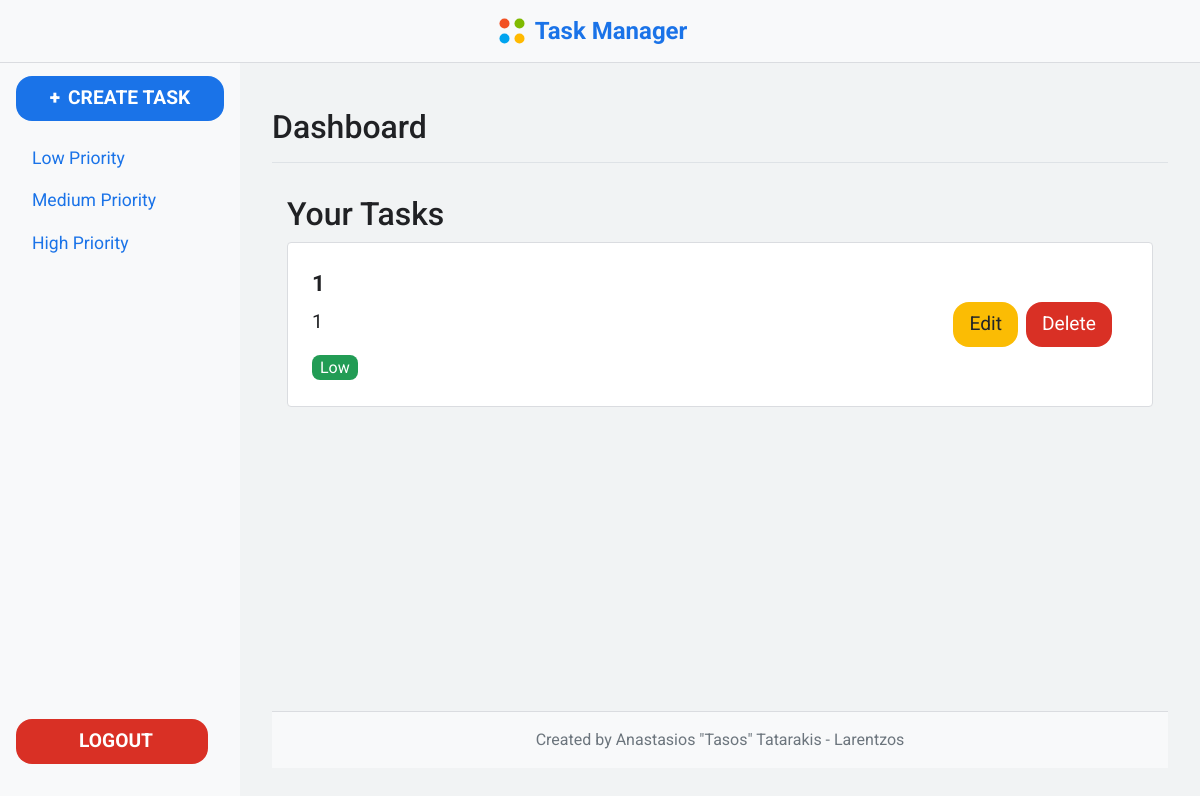
/tasks (signed in), run on an earlier commit of the app's database.
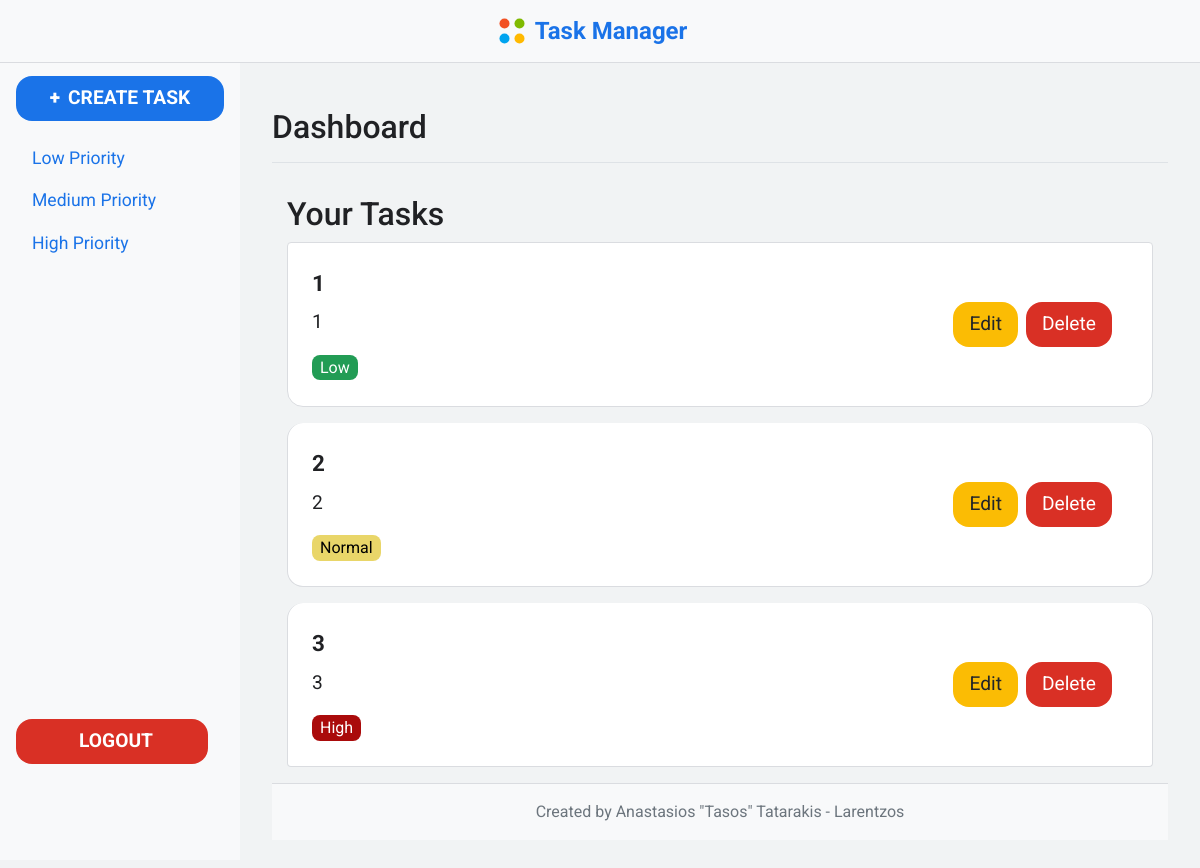
And on a later commit of the database.
### models/task.py (models this page shows)
class Task(db.Model):
    id = db.Column(db.Integer, primary_key=True)
    title = db.Column(db.String(100), nullable=False)
    description = db.Column(db.Text, nullable=True)
    priority = db.Column(db.String(50), nullable=False, default='Normal')
    user_id = db.Column(db.Integer, db.ForeignKey('user.id'), nullable=False)

### routes/task_routes.py (the view, shortened to what this page needs)
@task_routes.route('/tasks', methods=['GET', 'POST'])
@login_required
def tasks():
    form = TaskForm()
    sort_by = request.args.get('sort_by', 'date')
    order = request.args.get('order', 'asc')
    priority = request.args.get('priority', None)
    query = Task.query.filter_by(user_id=current_user.id)
    if priority:
        query = query.filter_by(priority=priority)
    if sort_by == 'priority':
        if order == 'asc':
            query = query.order_by(Task.priority.asc())
        else:
            query = query.order_by(Task.priority.desc())
    else:  # Default is sorting by date
        if order == 'asc':
            query = query.order_by(Task.id.asc())
        else:
            query = query.order_by(Task.id.desc())
    tasks = query.all()
    return render_template('tasks.html', tasks=tasks, form=form)

### app.py (called while the page is built)
@login_manager.user_loader
def load_user(user_id):
    return User.query.get(int(user_id))

### templates/tasks.html
{% extends "base.html" %} {% block content %}
<div class="container-fluid">
  <h2>Your Tasks</h2>
  <ul class="list-group">
    {% for task in tasks %}
    <li
      class="list-group-item d-flex justify-content-between align-items-center"
    >
      <div>
        <strong>{{ task.title }}</strong>
        <p>{{ task.description }}</p>
        <span class="priority-{{ task.priority|lower }}"
          >{{ task.priority }}</span
        >
      </div>
      <div class="d-flex">
        <a
          href="{{ url_for('task.update_task', task_id=task.id) }}"
          class="btn btn-warning"
          >Edit</a
        >
        <a
          href="{{ url_for('task.delete_task', task_id=task.id) }}"
          class="btn btn-danger ml-2"
          >Delete</a
        >
      </div>
    </li>
    {% else %}
    <li class="list-group-item">
      <div class="alert alert-info" role="alert">No tasks available.</div>
    </li>
    {% endfor %}
  </ul>
</div>
{% endblock %}

### templates/base.html (shortened to what this page needs)
<!DOCTYPE html>
<html lang="en">
  <head>
    <link
      href="https://maxcdn.bootstrapcdn.com/bootstrap/4.5.2/css/bootstrap.min.css"
      rel="stylesheet"
    />
    <link
      rel="stylesheet"
      href="{{ url_for('static', filename='css/base.css') }}"
    />
    <link
      rel="stylesheet"
      href="{{ url_for('static', filename='css/navbar.css') }}"
    />
    <link
      rel="stylesheet"
      href="{{ url_for('static', filename='css/sidebar.css') }}"
    />
    <link
      rel="stylesheet"
      href="{{ url_for('static', filename='css/main_content.css') }}"
    />
    <link
      rel="stylesheet"
      href="{{ url_for('static', filename='css/footer.css') }}"
    />
  </head>
  <body>
    <nav class="navbar navbar-expand-lg navbar-light bg-light">
      <a class="navbar-brand" href="{{ url_for('task.tasks') }}">
        <img
          src="{{ url_for('static', filename='logo.svg') }}"
          alt="Task Manager Logo"
          width="30"
          height="30"
        />
        Task Manager
      </a>
    </nav>
    <div class="wrapper d-flex">
      {% if current_user.is_authenticated %}
      <div id="sidebar" class="bg-light">{% include 'sidebar.html' %}</div>
      {% endif %}
      <main id="main-content" class="flex-grow-1">
        <div
          class="d-flex justify-content-between flex-wrap flex-md-nowrap align-items-center pt-3 pb-2 mb-3 border-bottom"
        >
          <h1 class="h2">Dashboard</h1>
        </div>
        {% block content %}{% endblock %} {% include 'footer.html' %}
      </main>
    </div>
  </body>
</html>

### templates/sidebar.html
<div class="sidebar-sticky d-flex flex-column h-100">
  <ul class="nav flex-column flex-grow-1">
    <li class="nav-item text-center mb-3">
      <a
        class="btn btn-primary create-task-btn"
        href="#"
        data-toggle="modal"
        data-target="#createTaskModal"
      >
        <strong>+</strong> CREATE TASK
      </a>
    </li>
    <li class="nav-item">
      <a class="nav-link" href="{{ url_for('task.tasks', priority='Low') }}"
        >Low Priority</a
      >
    </li>
    <li class="nav-item">
      <a class="nav-link" href="{{ url_for('task.tasks', priority='Normal') }}"
        >Medium Priority</a
      >
    </li>
    <li class="nav-item">
      <a class="nav-link" href="{{ url_for('task.tasks', priority='High') }}"
        >High Priority</a
      >
    </li>
  </ul>
  <div class="text-center mb-3 mt-auto">
    <a class="btn btn-danger logout-btn" href="{{ url_for('auth.logout') }}">
      <span>LOGOUT</span>
    </a>
  </div>
</div>

### templates/footer.html
<footer class="footer mt-auto py-3 bg-light">
  <div class="container">
    <span class="text-muted"
      >Created by Anastasios "Tasos" Tatarakis - Larentzos</span
    >
  </div>
</footer>

### static/CSS/base.css (style rules this page uses)
body { background-color: #f1f3f4; font-family: "Roboto", sans-serif; color: #202124; margin: 0; padding: 0; display: flex; flex-direction: column; min-height: 100vh; }
.wrapper { display: flex; flex: 1; margin-top: 60px; }

### static/CSS/navbar.css (style rules this page uses)
.navbar { background-color: #fff; border-bottom: 1px solid #dadce0; position: fixed; width: 100%; z-index: 1000; display: flex; justify-content: center; align-items: center; }
.navbar-brand { font-size: 1.5rem; font-weight: bold; color: #1a73e8 !important; display: flex; align-items: center; }
.navbar-brand img { margin-right: 0.5rem; }

### static/CSS/sidebar.css (style rules this page uses)
#sidebar { height: 100vh; position: fixed; width: 20%; background-color: #f8f9fa; padding: 1rem; display: flex; flex-direction: column; overflow-y: auto; transition: transform 0.3s ease; }
#sidebar .nav-link { font-size: 1.1rem; color: #333; }
.create-task-btn { font-size: 1.1rem; font-weight: bold; width: 100%; background-color: #1a73e8; color: white; text-align: center; padding: 0.5rem; border-radius: 0.5rem; display: flex; justify-content: center; align-items: center; transition: background-color 0.3s ease; }
.create-task-btn strong { margin-right: 0.5rem; }
.logout-btn { font-size: 1.1rem; font-weight: bold; width: 100%; background-color: #d93025; color: white; text-align: center; padding: 0.5rem; border-radius: 0.5rem; display: flex; justify-content: center; align-items: center; transition: background-color 0.3s ease; margin-bottom: 4rem; }
.logout-btn span { margin-left: 0.5rem; }

### static/CSS/main_content.css (style rules this page uses)
body { background-color: #f1f3f4; font-family: "Roboto", sans-serif; color: #202124; margin: 0; padding: 0; display: flex; flex-direction: column; min-height: 100vh; }
.navbar { background-color: #fff; border-bottom: 1px solid #dadce0; position: fixed; width: 100%; z-index: 1000; }
.navbar-brand { font-size: 1.5rem; font-weight: bold; color: #1a73e8 !important; }
.nav-link { font-size: 1.2rem; color: #1a73e8 !important; }
.wrapper { display: flex; flex: 1; margin-top: 60px; }
#sidebar { width: 20%; min-height: 100vh; background-color: #f8f9fa; padding: 1rem; transition: transform 0.3s ease; }
#sidebar .nav-link { font-size: 1.1rem; color: #333; }
.create-task-btn { font-size: 1.1rem; font-weight: bold; width: 100%; background-color: #1a73e8; color: white; text-align: center; padding: 0.5rem; border-radius: 0.5rem; display: flex; justify-content: center; align-items: center; transition: background-color 0.3s ease; }
.create-task-btn strong { margin-right: 0.5rem; }
.logout-btn { font-size: 1.1rem; font-weight: bold; width: 100%; background-color: #d93025; color: white; text-align: center; padding: 0.5rem; border-radius: 0.5rem; display: flex; justify-content: center; align-items: center; transition: background-color 0.3s ease; }
.logout-btn span { margin-left: 0.5rem; }
#main-content { flex: 1; padding: 2rem; transition: margin-left 0.3s ease; display: flex; flex-direction: column; margin-left: 20%; min-height: calc(100vh - 60px); }
.container-fluid { padding-top: 1rem; flex: 1; }
.btn { font-size: 1.2rem; padding: 0.5rem 1rem; border-radius: 1rem; transition: background-color 0.3s ease; }
.btn-primary { background-color: #1a73e8; border: none; }
.btn-warning { background-color: #fbbc04; border: none; }
.btn-danger { background-color: #d93025; border: none; }
.list-group-item { font-size: 1.2rem; padding: 1.5rem; margin-bottom: 1rem; border-radius: 1rem; border: 1px solid #dadce0; background-color: #fff; }
.list-group-item strong { display: block; font-size: 1.4rem; margin-bottom: 0.5rem; }
.d-flex > div { margin-right: 1rem; }
.priority-low { background-color: #229c55; color: white; padding: 0.2rem 0.5rem; border-radius: 0.5rem; font-size: 1rem; }
.priority-normal { background-color: #e9d669; color: black; padding: 0.2rem 0.5rem; border-radius: 0.5rem; font-size: 1rem; }
.priority-high { background-color: #aa0b0b; color: white; padding: 0.2rem 0.5rem; border-radius: 0.5rem; font-size: 1rem; }

### static/CSS/footer.css (style rules this page uses)
.footer { background-color: #f8f9fa; border-top: 1px solid #dadce0; text-align: center; padding: 1rem 0; }

What changed in the data, as far as the page shows it:
added Task: title "2", description "2", priority "Normal"
added Task: title "3", description "3", priority "High"
